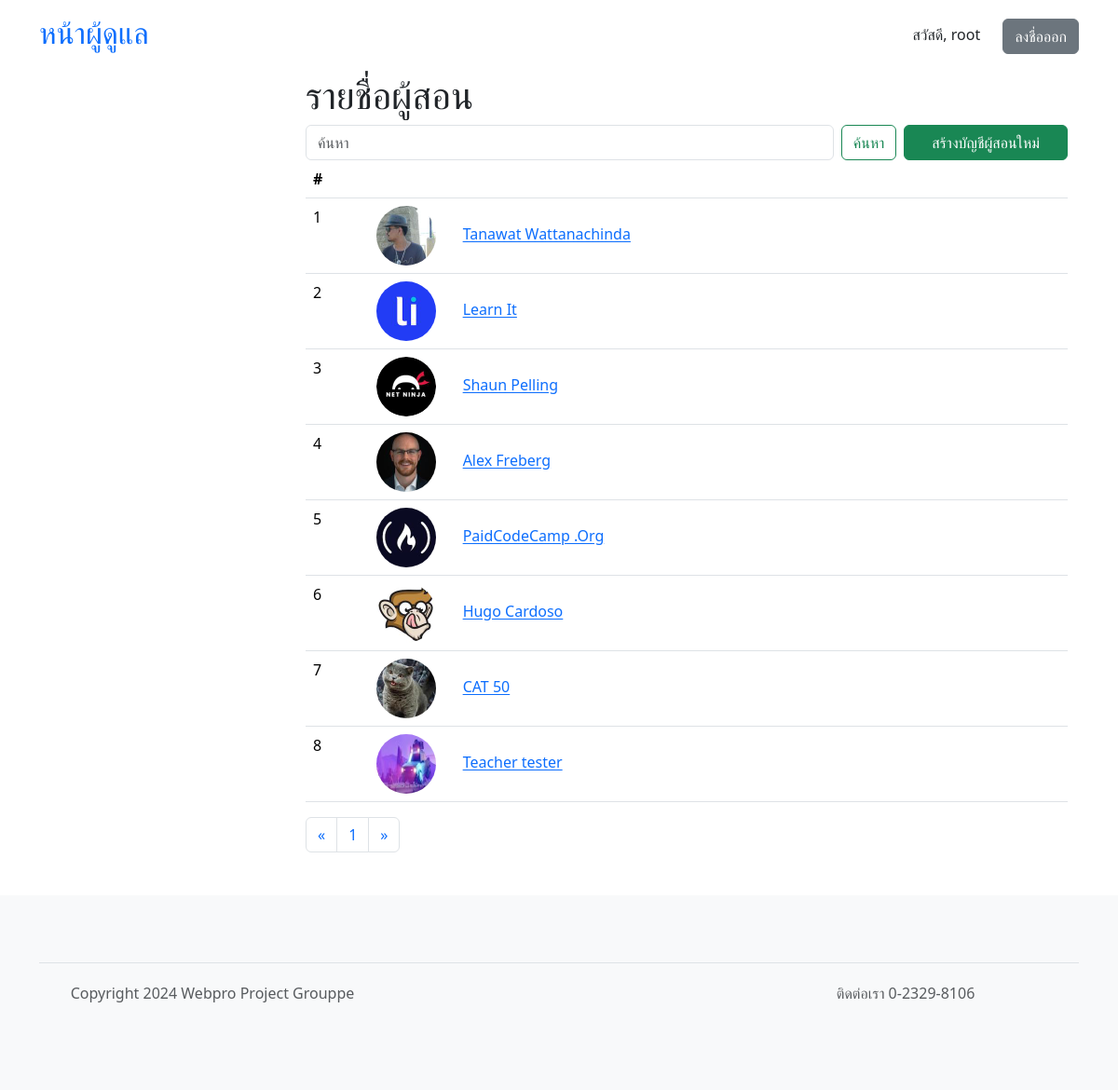
The page /admin/instructors.php (signed in) on the database its author committed.
### tables this page shows
CREATE TABLE "instructors" (
	"id"	INTEGER,
	"username"	VARCHAR(32) NOT NULL,
	"first_name"	VARCHAR(64) NOT NULL,
	"last_name"	VARCHAR(64) NOT NULL,
	"profile_pic_hash"	CHARACTER(32),
	"password"	CHARACTER(72) NOT NULL,
	"role"	CHARACTER(64),
	"email"	CHARACTER(64),
	"phone"	CHARACTER(16),
	"created_date"	DATETIME,
	PRIMARY KEY("id" AUTOINCREMENT)
);

### admin/instructors.php (called while the page is built, shortened)
<?php
require 'template_init.php';
require 'template_header.php';
require 'si_list_init.php';
$pagename = "instructors.php";
$header = "รายชื่อผู้สอน";
$button = "สร้างบัญชีผู้สอนใหม่";
$button_page = "instructor.php";
$show_course = false;
$show_cate = false;
$editpage = "instructor";
$search = "";
$list = $db->get_instructor_simple_list($begin, $search, $item_per_page);
require 'si_list.php';
?>

### admin/si_list_init.php (called while the page is built)
<?php
$item_per_page = 10;
if (isset($_GET['page'])) {
	$page = $_GET['page'];
} else {
	$page = 1;
}
$begin = ($page - 1) * $item_per_page;
?>

### core.php (called while the page is built, shortened)
<?php
require 'shopping.php';
require 'common.php';
	class App extends SQLite3 {
			?>
				</form><?php
		function get_instructor_simple_list($begin, $search, $item_per_page) {
			return $this->get_simple_list('instructors', $begin, $search, $item_per_page);
		}
		function get_simple_list($table, $begin, $search, $item_per_page) {
			$filter = "";
			$sql = "SELECT COUNT(*) as count FROM $table" . $filter;
			$ret = $this->query($sql);
			$row = $ret->fetchArray(SQLITE3_ASSOC);
			$total = $row['count'];
			$page_count = ceil($total / $item_per_page);
			$sql = "SELECT profile_pic_hash, id, username, first_name || ' ' || last_name AS name FROM $table" . $filter . " LIMIT $item_per_page OFFSET $begin";
			$ret = $this->query($sql);
			$instructors = array();
			while($row = $ret->fetchArray(SQLITE3_ASSOC)) {
				$row = prepare_other_data($row, '../');
				$instructors[] = $row;
			}
			return array(
				'page_count' => $page_count,
				'data' => $instructors
			);
		}
	}
?>

### common.php (called while the page is built, shortened)
<?php
function prepare_other_data($row, $prefix = "") {
	if (isset($row['profile_pic_hash'])) {
		if ($row['profile_pic_hash'] != "") {
			$row['pfplink'] = $prefix . "avatars/" . $row['profile_pic_hash'] . '.jpg';
			return $row;
		}
	}
	$row['pfplink'] = get_pfplink_from_seed('saltPROJECTGROUPPE' . md5($row['username']));
	return $row;
}
	?>

### admin/si_list.php (the view)
<?php
$page_count = $list['page_count'];
$list = $list['data'];
?>
<div class="container">
<h1><?php echo $header; ?></h1>
	<form class="d-flex" role="search">
		<input class="form-control me-2" name="search" value="<?php echo isset($_GET['search']) ? $_GET['search'] : '' ?>" type="search" placeholder="ค้นหา" aria-label="Search">
		<button class="btn btn-outline-success me-2" type="submit">ค้นหา</button>
		<?php
			if ($button != "") {
				?>
				<a href="<?php echo $button_page; ?>" style="width: 30%" class="btn btn-success"><?php echo $button; ?></a>
				<?php
			}
		?>
	</form>
	<table class="table">
	<thead>
		<tr>
			<th scope="col">#</th>
			<?php if ($show_course) { ?>
			<th scope="col">ชื่อคอร์ส</th>
			<th scope="col">ผู้สอน</th>
			<th scope="col">หมวดหมู่</th>
			<th scope="col">ยอดขายทั้งหมด</th>
			<?php } else { ?>
			<th scope="col"></th>
			<?php } ?>
		</tr>
	</thead>
	<tbody>
		<?php
			foreach ($list as $i) {
				echo "<tr>";
				echo "<td>{$i['id']}</td>";
				if ($show_cate) {
					echo "<td><a href=\"category.php?id={$i['id']}\">{$i['name']}</a></td>";
					echo "<td>{$i['total_courses']}</td>";
				} else {
					if ($show_course) {
						echo "<td>{$i['name']}</td>";
						echo "<td>{$i['owner_name']}</td>";
						echo "<td>{$i['category_name']}</td>";
						echo "<td>{$i['total_sales']}</td>";
					} else {
						echo "<td><img src=\"{$i['pfplink']}\" alt=\"avatar\" width=\"64\" height=\"64\" class=\"rounded-circle me-4\"> ";
						echo "<a href=\"" . $editpage . ".php?id={$i['id']}\">{$i['name']}</a>";
						echo "</td>";
					}
				}
				echo "</tr>";
			}
		?>
	</tbody>
	</table>
	<nav aria-label="pagination">
		<ul class="pagination">
			<li class="page-item">
				<a class="page-link" href="<?php echo $pagename; ?>?page=1">
				<span>&laquo;</span>
				</a>
			</li>
			<?php for ($i = 1; $i <= $page_count; $i++){ ?>
			<li class="page-item">
				<a class="page-link" href="<?php echo $pagename; ?>?page=<?php echo $i; ?>">
					<?php echo $i; ?>
				</a>
			</li>
			<?php } ?>
			<li class="page-item">
				<a class="page-link" href="<?php echo $pagename; ?>?page=<?php echo $page_count;?>">
				<span>&raquo;</span>
				</a>
			</li>
		</ul>
	</nav>
</div>
<?php
require 'template_footer.php';
?>

### rows shown on the page
instructors: id "1", shows a picture, name "Tanawat Wattanachinda"
instructors: id "2", shows a picture, name "Learn It"
instructors: id "3", shows a picture, name "Shaun Pelling"
instructors: id "4", shows a picture, name "Alex Freberg"
instructors: id "5", shows a picture, name "PaidCodeCamp .Org"
instructors: id "6", shows a picture, name "Hugo Cardoso"
instructors: id "7", shows a picture, name "CAT 50"
instructors: id "8", shows a picture, name "Teacher tester"

### other values the page prints
$_SESSION['admin']['username'] "root"
$header "รายชื่อผู้สอน"
$button "สร้างบัญชีผู้สอนใหม่"
